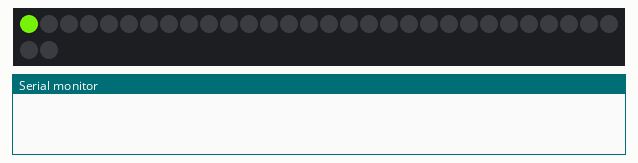
This sketch was run on a simulated Arduino Uno, built with avr-gcc and run on an emulated ATmega328P. Shown: 32 RGB LEDs in strip order, left to right, continuing on the next row, the last lines printed to the serial monitor. Dim RGB values are drawn brighter than linear; random numbers use the default seed unless the sketch sets one.

Above: at 0.15 s.
At 7.99 s:
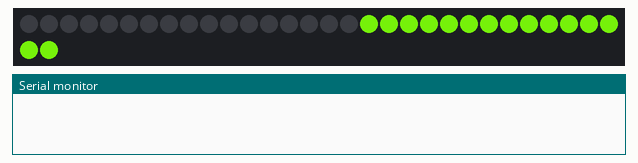
At 12.8 s:
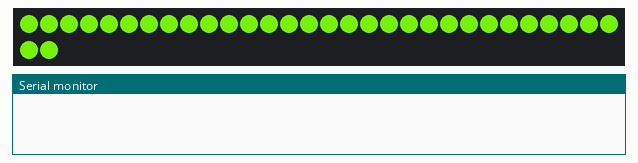
At 20.34 s:
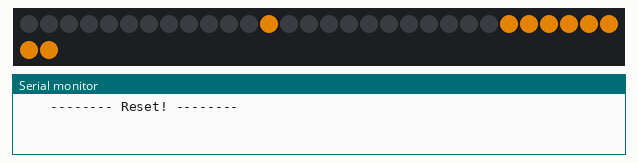
At 28.0 s:
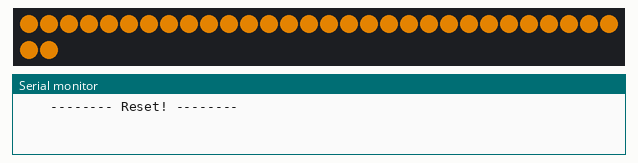
At 39.46 s:
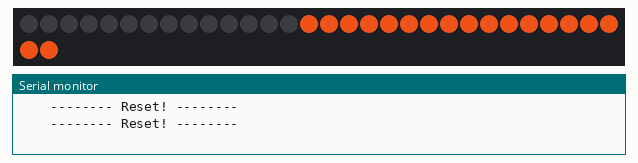

Measured:
- what the display in image 2 shows lasts 1.7 s, from 12.8 s to 14.5 s

The sketch:

fill_up_strip.ino
```cpp
// fill_up_strip
// Moving pixels "fill" up strip, then clear and start again.
// The "filling" effect can be visually adjusted and slowed down near end.
// Has not been tested with a large number of pixels.
//
// Marc Miller,  Oct 2015
//---------------------------------------------------------------

#include "FastLED.h"
#define LED_TYPE LPD8806
#define DATA_PIN 11
#define CLOCK_PIN 13
#define NUM_LEDS 32
#define COLOR_ORDER GRB
#define MASTER_BRIGHTNESS 255
CRGB leds[NUM_LEDS];
float delta;
uint8_t count = 0;
uint8_t hue = random8();         // Pick a random color.
uint8_t sat = random8(160,255);  // Pick a random saturation in range.


// Mess with these values for fill speed and slowing effect.
uint8_t fill_delay = 20;        // Increase to slow fill rate.
float delay_base = 1.17;        // Used to add a delay as strip fills up.
float delay_multiplier = 2.15;  // Used to add a delay as strip fills up.
/*  Set delays to 1.0 if you don't want any slowing.  These numbers need to
    be tuned visually based on your preference and also based on the number
    of pixels in your strip.
    These values looked good to me with a 32 pixel strip.  Small changes can
    make a large difference so try small increments.
*/


//---------------------------------------------------------------
void setup() {
  FastLED.addLeds<LED_TYPE, DATA_PIN, CLOCK_PIN, COLOR_ORDER>(leds, NUM_LEDS);
  FastLED.setBrightness(MASTER_BRIGHTNESS);
  Serial.begin(115200);  // Allows serial monitor output (check baud rate)
}

//---------------------------------------------------------------
void loop() {
  // Draw the moving pixels.
  for (int i=0; i < (NUM_LEDS - count); i++){
    leds[i] = CHSV(hue,sat,255);
    FastLED.show();
    delay(fill_delay);  // Slow things down just a bit.
    leds[i] = CRGB::Black;
  }

  // Add the new filled pixels.
  leds[NUM_LEDS - 1 - count] = CHSV(hue,sat,255);
  FastLED.show();
  count++;

  // Delay the filling effect to slow near end.
  delta = (pow(delay_base, count) * delay_multiplier);  // Delta increases as strip fills up.
  delay(delta);  // Delay can increase as strip fills up.
  // Uncomment to help visualize the increasing delay.
  //Serial.print("  count:"); Serial.print(count); Serial.print("    delta: "); Serial.println(delta);


  // Clear the strip when full.
  if (count == NUM_LEDS){
    Serial.println("    -------- Reset! --------");
    delay(1400);             // Hold filled strip for a moment.
    FastLED.clear();         // Blank out the strip data.
    FastLED.show();
    count = 0;               // Reset count.
    hue = random8();         // Pick a new random fill color.
    sat = random8(160,255);  // Pick a random saturation in range.
    delay(700);              // Breif pause before filling again.
  }

}  //end main loop
```
